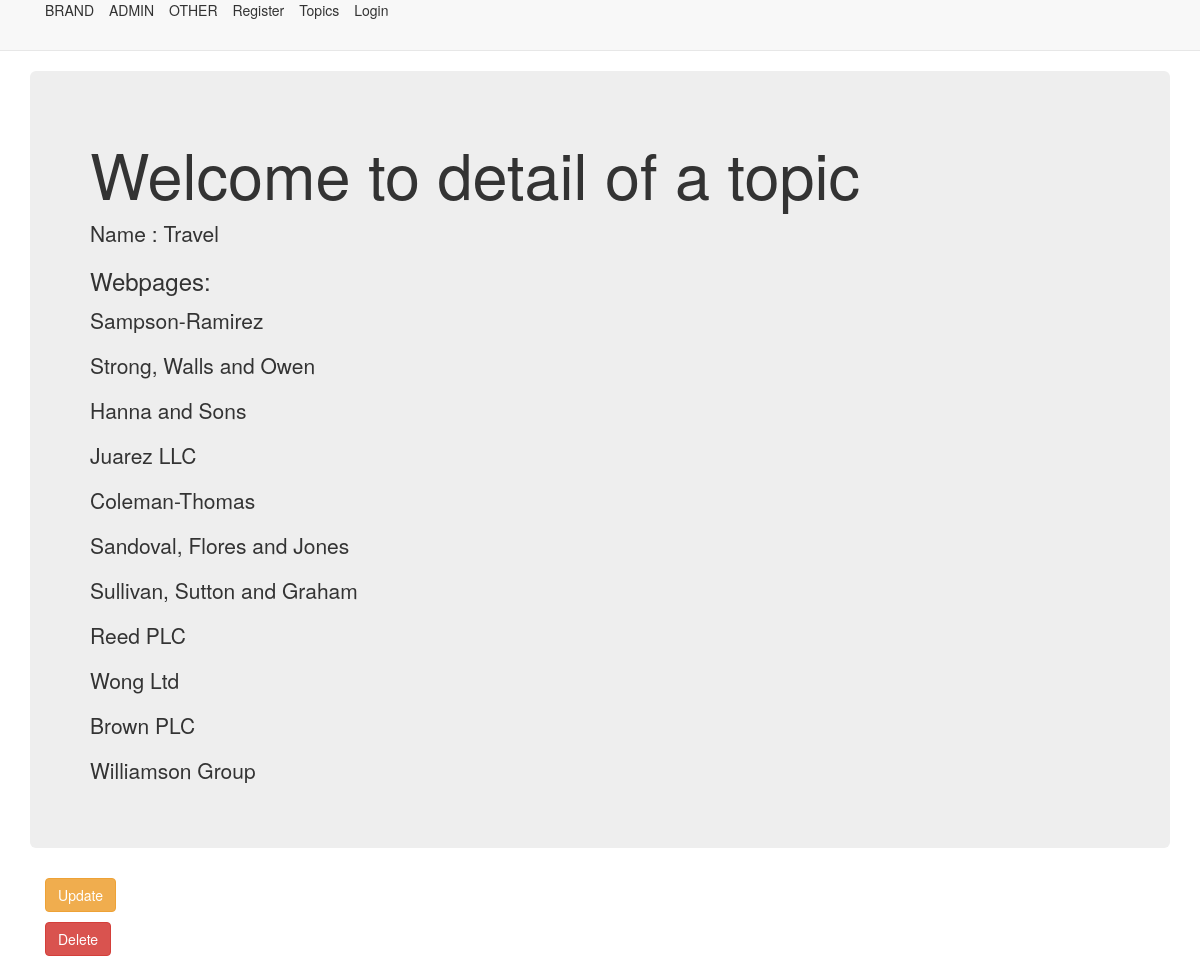
/first_app/list/2/, run on an earlier commit of the app's database.
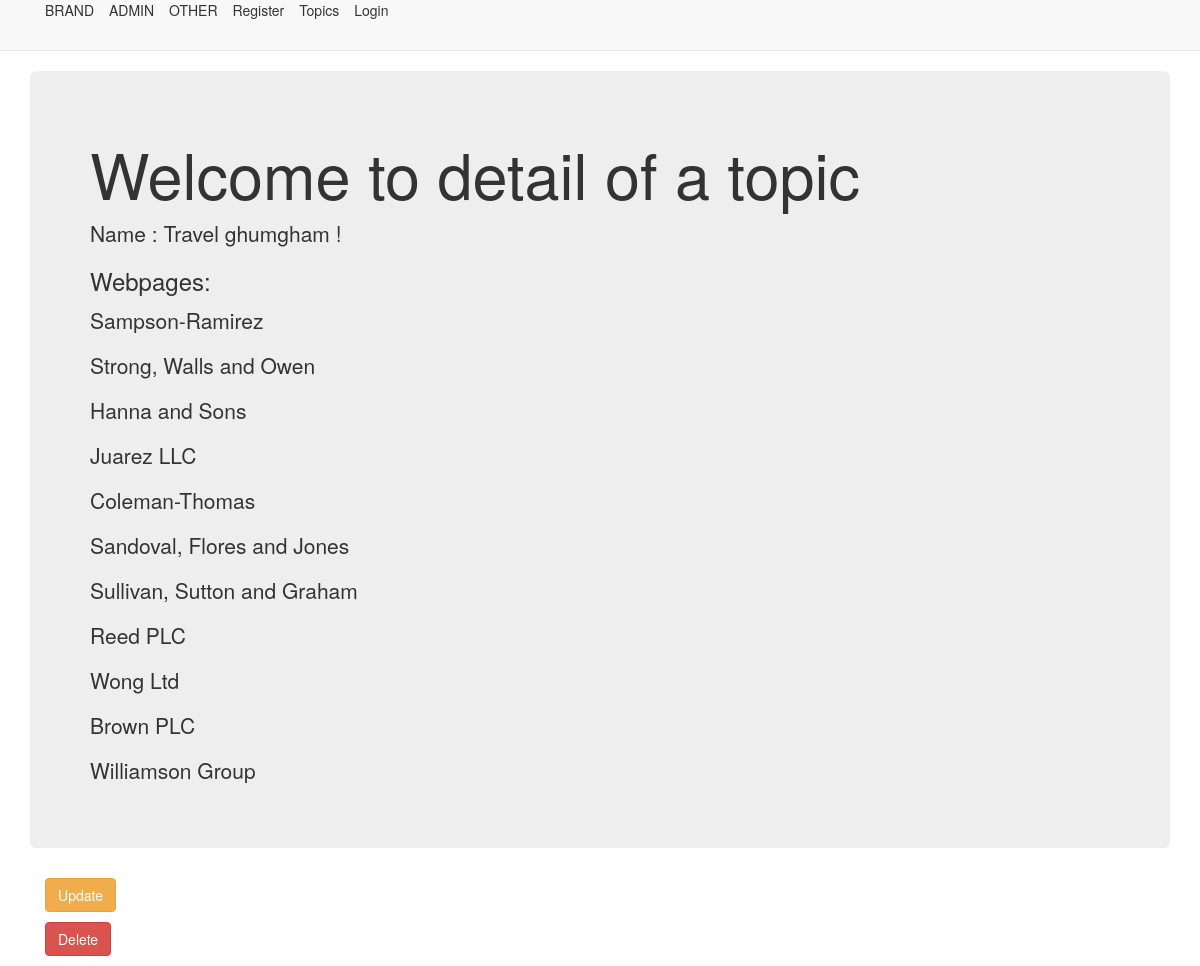
And on a later commit of the database.
### first_app/models.py (models this page shows, shortened)
class Topic(models.Model):
    top_name = models.CharField(max_length=264,unique=True)

### first_app/views.py (the view)
# urls.py: url(r'^list/(?P<pk>\d+)/$',views.TopicDetailView.as_view(),name='detail'),
class TopicDetailView(DetailView):
    context_object_name = 'topic_detail'
    model = models.Topic
    template_name = 'first_app/topic_detail.html'

### first_app/templates/first_app/topic_detail.html
<!DOCTYPE html>
{% extends "first_app/first_app_base.html" %}
{% block body_block %}
    <div class="jumbotron">
        <h1>Welcome to detail of a topic</h1>
        <p>
            Name : {{ topic_detail.top_name }}
        </p>
        <h3>Webpages:</h3>
        {% for webpage in topic_detail.webpages.all %}
            <p>
                {{ webpage.name }}
            </p>
        {% endfor %}
    </div>
    <div class="container">
        <p><a class="btn btn-warning" href="{% url 'first_app:update' pk=topic_detail.pk %}">Update</a></p>
        <p><a class="btn btn-danger" href="{% url 'first_app:delete' pk=topic_detail.pk %}">Delete</a></p>
    </div>
{% endblock %}

What changed in the data, as far as the page shows it:
changed Topic: top_name "Travel" → "Travel ghumgham !"
